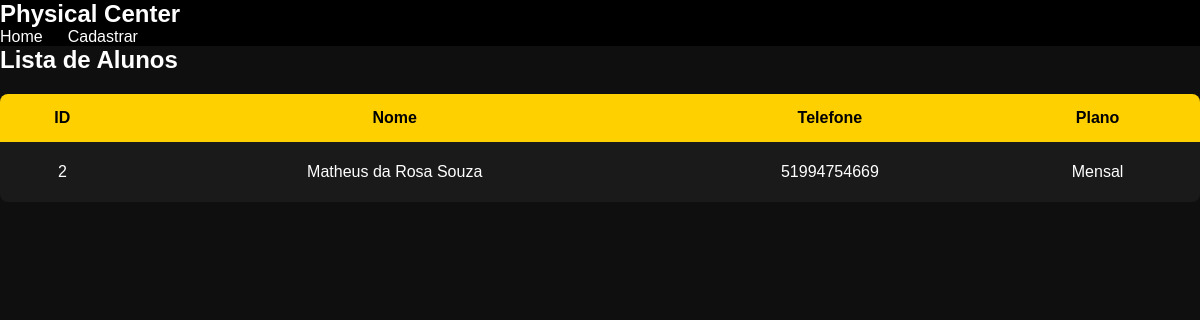
/alunos.php, run on the app's committed database.
### tables this page shows
CREATE TABLE usuarios (
            id INTEGER PRIMARY KEY AUTOINCREMENT,
            nome TEXT,
            email TEXT UNIQUE,
            senha TEXT,
            telefone TEXT,
            idade INTEGER,
            plano TEXT
        );

### alunos.php (the view, shortened to what this page needs)
<?php
require "database.php";
$sql = "
    SELECT id, nome, telefone, plano
    FROM usuarios
";
$stmt = $db->query($sql);
$usuarios = $stmt->fetchAll(PDO::FETCH_ASSOC);
?>
<!DOCTYPE html>
<html lang="pt-BR">
<head>
    <link rel="stylesheet" href="style.css">
</head>
<body>
<header>
    <h1>Physical Center</h1>
    <nav>
        <a href="index.php">Home</a>
        <a href="cadastro.php">Cadastrar</a>
    </nav>
</header>
<div class="container">
    <h2>Lista de Alunos</h2>
    <table>
        <tr>
            <th>ID</th>
            <th>Nome</th>
            <th>Telefone</th>
            <th>Plano</th>
        </tr>
        <?php if (count($usuarios) > 0): ?>
            <?php foreach ($usuarios as $user): ?>
                <tr>
                    <td><?= htmlspecialchars($user['id']) ?></td>
                    <td><?= htmlspecialchars($user['nome']) ?></td>
                    <td><?= htmlspecialchars($user['telefone']) ?></td>
                    <td><?= htmlspecialchars($user['plano']) ?></td>
                </tr>
            <?php endforeach; ?>
        <?php endif; ?>
    </table>
</div>
</body>
</html>

### style.css (style rules this page uses)
* { margin: 0; padding: 0; box-sizing: border-box; font-family: Arial, Helvetica, sans-serif; }
body { background: #0f0f0f; color: white; }
header { width: 100%; background: #000; }
header h1 { font-size: 24px; }
nav { display: flex; gap: 25px; }
nav a { color: white; text-decoration: none; font-weight: 500; transition: 0.3s; }
table { width: 100%; border-collapse: collapse; margin-top: 20px; background: #1a1a1a; border-radius: 8px; overflow: hidden; }
th { background: #ffd000; color: black; padding: 15px; }
td { padding: 12px; text-align: center; border-bottom: 1px solid #333; height: 60px; }
tr:last-child td { border-bottom: none; }

### data on the page
usuarios: id "2", nome "Matheus da Rosa Souza", telefone "51994754669", plano "Mensal"
